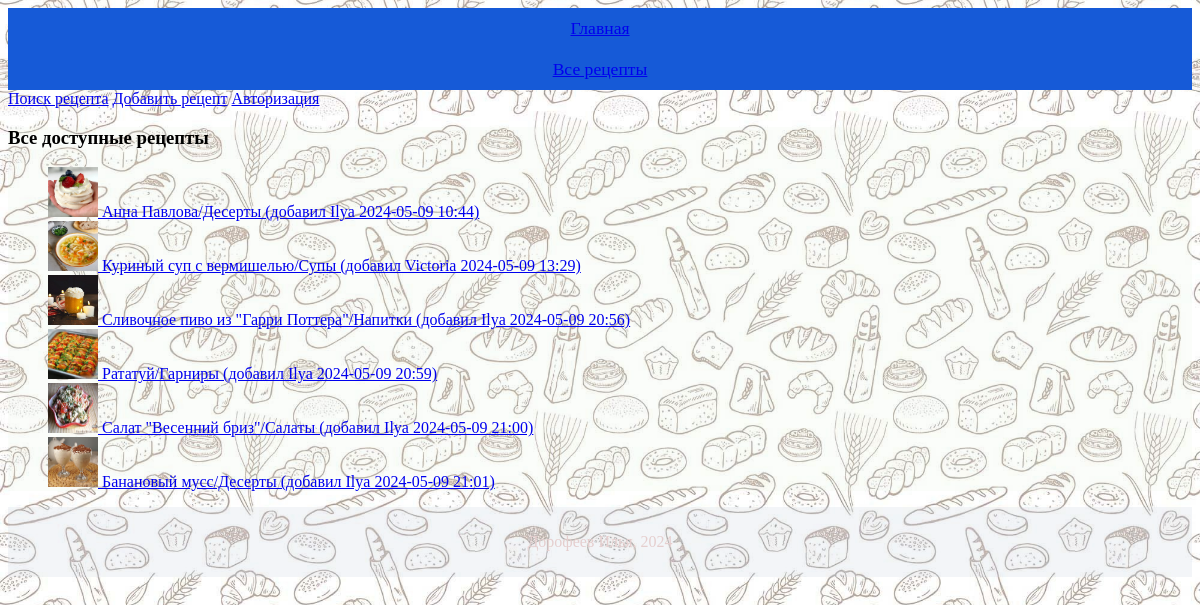
The page /recipes_all on the database its author committed.
### recipesapp/models.py (models this page shows)
class Recipe(models.Model):
    name = models.CharField(max_length=100, blank=False)
    description = models.CharField(max_length=1000)
    cook_steps = models.TextField()
    cook_time = models.IntegerField()
    ingredients = models.TextField()
    image = models.ImageField(upload_to='images/')
    ingredients = models.TextField()
    complexity = models.CharField(max_length=15, blank=False)
    created_at = models.DateTimeField(auto_now_add=True)
    author = models.ForeignKey(User, on_delete=models.DO_NOTHING)
    category = models.ForeignKey(Category, on_delete=models.SET_DEFAULT, default='other')
    @property
    def created_at_f(self):
        return self.created_at.strftime('%Y-%m-%d %H:%M')
    def __str__(self):
        return f'{self.name}/{self.category} (добавил {self.author} {self.created_at_f})'

class Category(models.Model):
    name = models.CharField(max_length=100, blank=False)
    description = models.CharField(max_length=1000)
    def __str__(self):
        return self.name

### recipesapp/views.py (the view)
# urls.py: path('recipes_all', views.all_recipes, name='recipe_all'),
def all_recipes(request):
    user = request.user
    latest_recipes = Recipe.objects.all()
    print(latest_recipes)
    context = {
        'title': 'Все рецепты',
        'username': user.username,
        'latest_recipes': latest_recipes,
    }
    return render(request, 'recipesapp/recipe_all.html', context)

### recipesapp/templates/recipesapp/recipe_all.html (shortened to what this page needs)
{% extends "recipesapp/base.html" %}
{% block content %}
    <h3> Все доступные рецепты </h3>
    <ul>
    {% for recipe in latest_recipes %}
            <a href="{% url 'recipe_show' pk=recipe.pk %}">
                <img src="{{ recipe.image.url }}" alt="{{ recipe.name }}" width="50" height="50">
                {{ recipe }}
            </a>
            <br>
    {% endfor %}
</ul>
{% endblock %}

### recipesapp/templates/recipesapp/base.html (shortened to what this page needs)
<!DOCTYPE html>
<html lang="en">
  {% load static %}
  <head>
    <link rel="stylesheet" href="../../../static/recipesapp/css/style.css" color="red">
  </head>
  <body>
    <div class="header_menu">
      <a href="{% url 'main_page' %}" class="menu">Главная</a>
      <a href="{% url 'recipe_all' %}" class="menu">Все рецепты</a>
      <a href="{% url 'recipe_search' %}">Поиск рецепта</a>
      <a href="{% url 'recipe_add' %}">Добавить рецепт</a>
      {% if user.is_authenticated %}
      <a href="{% url 'logout' %}">Выход</a>
      {% else %}
      <a href="{% url 'login' %}">Авторизация</a>
      {% endif %}
    </div>
    <div class="content">
      {% block content %}{% endblock %}
    </div>
    <div class="footer">
      <p>Дорофеев Илья, 2024</p>
    </div>
  </body>
</html>

### static/recipesapp/css/style.css (style rules this page uses)
html { background: url(../../../media/images/fon.jpg); background-size: cover; background-position: center; background-repeat: no-repeat; }
.menu { display: flex; justify-content: space-evenly; background-color: #165ad7; padding: 10px 0; font-size: 110%; }
.content { flex: 1; background: rgba(228, 243, 221, 0.16); }
.footer { padding: 10px; background-color: rgba(206, 215, 225, 0.25); color: #e5cece; text-align: center; }

### rows shown on the page
Recipe: image (picture), name+category+author "Анна Павлова/Десерты (добавил Ilya 2024-05-09 10:44)"
Recipe: image (picture), name+category+author "Куриный суп с вермишелью/Супы (добавил Victoria 2024-05-09 13:29)"
Recipe: image (picture), name+category+author "Сливочное пиво из \"Гарри Поттера\"/Напитки (добавил Ilya 2024-05-09 20:56)"
Recipe: image (picture), name+category+author "Рататуй/Гарниры (добавил Ilya 2024-05-09 20:59)"
Recipe: image (picture), name+category+author "Салат \"Весенний бриз\"/Салаты (добавил Ilya 2024-05-09 21:00)"
Recipe: image (picture), name+category+author "Банановый мусс/Десерты (добавил Ilya 2024-05-09 21:01)"
